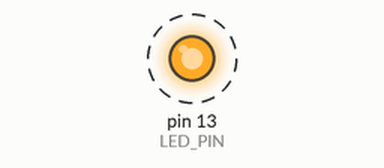
This sketch was run on a simulated Arduino Uno, built with avr-gcc and run on an emulated ATmega328P. Parts: output pins drawn as LEDs (lit = HIGH). Dashed ring = blinking.

Above: at 0.2 s.
Timing chart, 0 to 3.0 s (numbered marks = the images above):
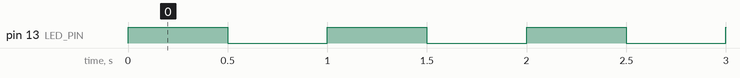

The sketch:

code2.ino
```cpp
const byte LED_PIN = 13;
const byte METER_PIN = A4;

void setup()
{
  pinMode(LED_PIN, OUTPUT);
  pinMode(METER_PIN, INPUT);
  Serial.begin(9600);
  // Starting the timer with a custom frequency (e.g., 2 Hz)
  startTimer(2.0); // Changing frequency as needed
}

void loop()
{
}

void startTimer(double timerFrequency)
{
  // Calculating the compare match value (OCR1A) based on the desired frequency
  // Formula: OCR1A = (F_CPU / (prescaler * frequency)) - 1
  // Assuming F_CPU = 16 MHz and prescaler = 1024
  unsigned long ocrValue = (16000000UL / (1024UL * timerFrequency)) - 1;

  // Setting up Timer1 for interrupt-based blinking
  noInterrupts();
  TCCR1A = 0; // Clearing Timer1 control registers
  TCCR1B = 0;
  TCNT1 = 0; // Initializing counter value
  OCR1A = ocrValue; // Setting compare match value based on timerFrequency
  TCCR1B |= (1 << WGM12); // Enabling CTC mode
  TCCR1B |= (1 << CS12) | (1 << CS10); // Setting prescaler to 1024
  TIMSK1 |= (1 << OCIE1A); // Enabling Timer1 compare match interrupt
  interrupts();
}

ISR(TIMER1_COMPA_vect)
{
  digitalWrite(LED_PIN, digitalRead(LED_PIN) ^ 1); // Toggle LED state
}
```

Measured:
- by itself, pin 13 (LED_PIN): alternates HIGH for 0.50 s and LOW for 0.50 s
